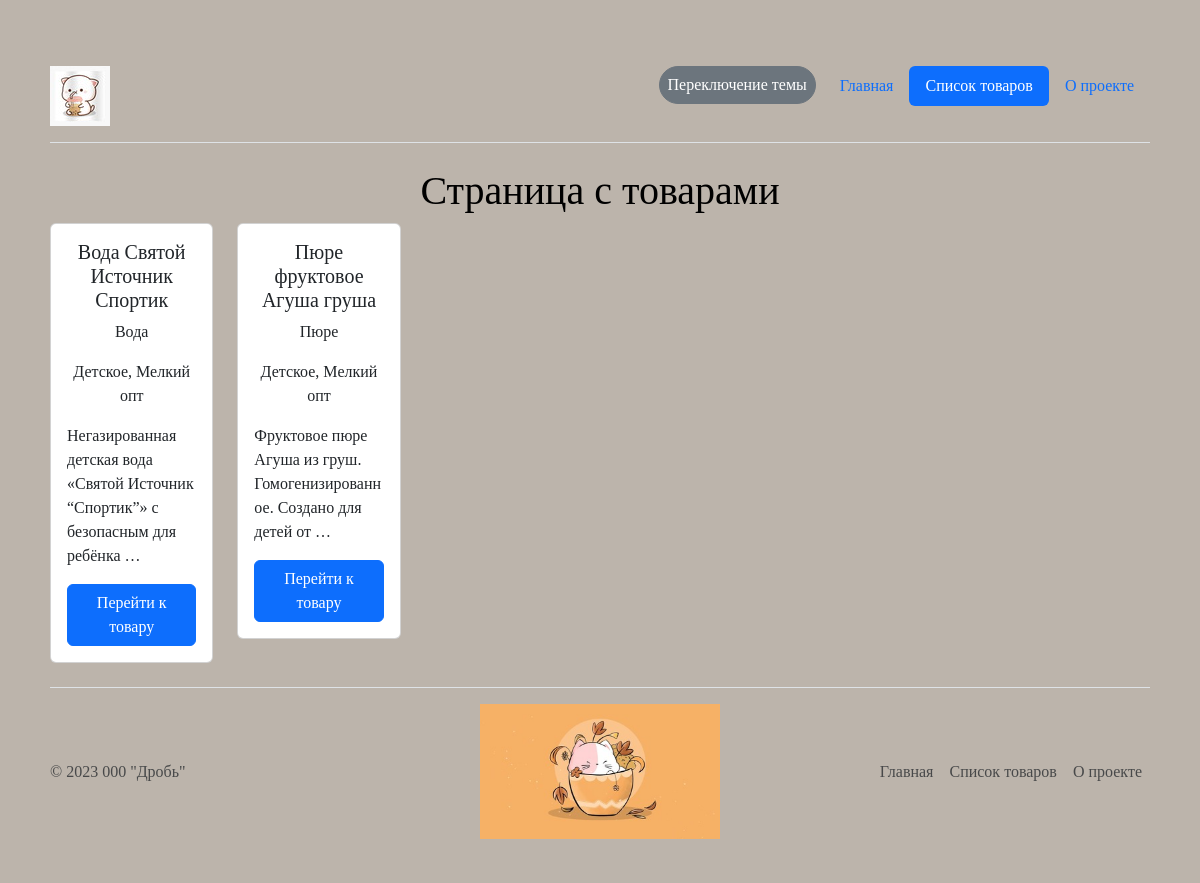
Page /catalog/ on the committed database.
### catalog/models.py (models this page shows, shortened)
class Item(AbstractCatalogModel):
    objects = ItemManager()
    class Meta:
        verbose_name = "товар"
        verbose_name_plural = "товары"
    text = RichTextUploadingField(
        "текст",
        help_text="Опишите товар",
        default="",
        validators=[ValidateMustContain("превосходно", "роскошно")],
    )
    category = models.ForeignKey(
        Category,
        on_delete=models.CASCADE,
        default="",
        verbose_name="категория",
        help_text="Выберите категорию",
        related_name="category",
    )
    tags = models.ManyToManyField(
        Tag,
        default="",
        verbose_name="теги",
        help_text="Добавьте теги. P.S.:",
        related_name="tags",
    )
    is_on_main = models.BooleanField(
        "на главной странице",
        help_text="Показ товара на главной странице",
        default=False,
    )

class Category(AbstractCatalogModel):
    class Meta:
        verbose_name = "категория"
        verbose_name_plural = "категории"
    slug = models.CharField(
        "слаг",
        help_text="Укажите слаг товара",
        unique=True,
        max_length=200,
        validators=[
            django.core.validators.RegexValidator("^[-_A-Za-z0-9\\s]+$"),
        ],
    )
    weight = models.IntegerField(
        "вес",
        help_text="Укажите вес товара",
        default=100,
        validators=[
            django.core.validators.MinValueValidator(1),
            django.core.validators.MaxValueValidator(32767),
        ],
    )

class Tag(AbstractCatalogModel):
    class Meta:
        verbose_name = "тег"
        verbose_name_plural = "теги"
    def __str__(self):
        return self.name
    slug = models.CharField(
        "слаг",
        help_text="Укажите слаг товара",
        unique=True,
        max_length=200,
        validators=[
            django.core.validators.RegexValidator("^[-_A-Za-z0-9\\s]+$"),
        ],
    )

### catalog/views.py (the view)
# urls.py: path("", views.item_list, name="item_list"),
def item_list(request):
    data = Item.objects.published()
    return render(request, "catalog/item_list.html", context={"items": data})

### catalog/models.py (called while the page is built)
    def published(self):
        return (
            self.get_queryset()
            .filter(is_published=True, category__is_published=True)
            .prefetch_related(
                models.Prefetch(
                    "tags",
                    queryset=Tag.objects.filter(is_published=True).only(
                        "name",
                    ),
                ),
            )
            .only("name", "text", "category__name")
            .order_by("category__name")
        )

### templates/catalog/item_list.html (shortened to what this page needs)
<!DOCTYPE html>
{% extends "base.html" %}
{% block content %}
  <h1 align="center">Страница с товарами</h1>
  <div class="row  row-cols-1 row-cols-md-2 row-cols-lg-4 row-cols-xl-6 g-4">
    {% for item in items %}
      {% include "includes/item_card.html" %}
    {% empty %}
      <h2>Товаров нет, но вы держитесь</h2>
    {% endfor %}
  </div>
{% endblock %}

### templates/includes/item_card.html
<!DOCTYPE html>
<div>
  <div class="col">
    <div class="card">
      <div class="card-body">
        <h5 class="card-title" align="center">{{item.name}}</h5>
        <p class="card-text" align="center">{{item.category.name}}</p>
        <p class="card-text" align="center">{{item.tags.all | join:", "}}</p>
        <p class="card-text" align="center">{{ item.text|truncatewords_html:10|safe }}</p>
        <div align="center">
          <a href="{% url 'catalog:item_detail' item_id=item.id %}" class="btn btn-primary">Перейти к товару</a>
        </div>
      </div>
    </div>
  </div>
</div>

### static_dev/css/base.css (style rules this page uses)
body { font-family: "JBNF", "Tahoma"; padding: 50px; background-color: #bcb4ab; color: black; }

### rows in the picture
Item: name "Вода Святой Источник Спортик", category.name "Вода", tags.all "Детское, Мелкий опт", text "Негазированная детская вода «Святой Источник “Спортик”» с безопасным для ребёнка …"
Item: name "Пюре фруктовое Агуша груша", category.name "Пюре", tags.all "Детское, Мелкий опт", text "Фруктовое пюре Агуша из груш. Гомогенизированное. Создано для детей от …"
